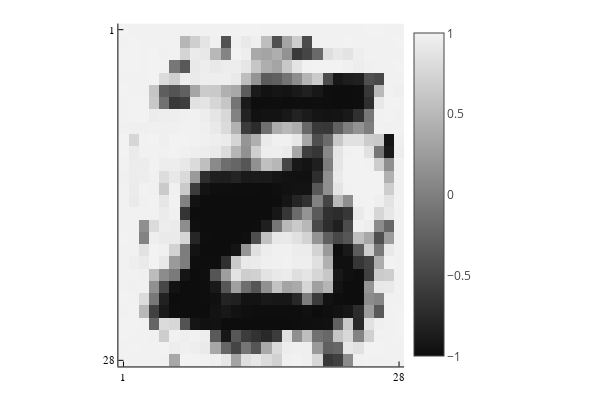

Notebook code for this chart:
### Code cell
using MIRTjim: jim

jim(model[:dec](randn(Float32, 8)))

### Figure 1 — Plotly figure (JSON) as saved in the notebook; plotly's stock layout.template omitted (floating-point values rounded to 4 significant figures; data arrays with more than 128 entries replaced by an {"elided": "..."} marker saying what was removed)
{"data": [{"colorbar": {"len": 0.9525, "title": "", "x": 0.6736, "y": 0.5139}, "colorscale": [[0, "rgba(13, 13, 13, 1.000)"], [1, "rgba(242, 242, 242, 1.000)"]], "name": "y1", "showlegend": false, "showscale": true, "transpose": false, "type": "heatmap", "x": [0.5, 1.5, 2.5, 3.5, 4.5, 5.5, 6.5, 7.5, 8.5, 9.5, 10.5, 11.5, 12.5, 13.5, 14.5, 15.5, 16.5, 17.5, 18.5, 19.5, 20.5, 21.5, 22.5, 23.5, 24.5, 25.5, 26.5, 27.5, 28.5], "xaxis": "x", "y": [0.5, 1.5, 2.5, 3.5, 4.5, 5.5, 6.5, 7.5, 8.5, 9.5, 10.5, 11.5, 12.5, 13.5, 14.5, 15.5, 16.5, 17.5, 18.5, 19.5, 20.5, 21.5, 22.5, 23.5, 24.5, 25.5, 26.5, 27.5, 28.5], "yaxis": "y", "z": {"elided": "28x28 float values"}, "zmax": 1.0, "zmin": -1.0}], "layout": {"annotations": [], "height": 400, "legend": {"bgcolor": "rgba(255, 255, 255, 1.000)", "bordercolor": "rgba(0, 0, 0, 1.000)", "borderwidth": 1, "font": {"color": "rgba(0, 0, 0, 1.000)", "family": "sans-serif", "size": 11}, "title": {"font": {"color": "rgba(0, 0, 0, 1.000)", "family": "sans-serif", "size": 15}, "text": ""}, "tracegroupgap": 0, "traceorder": "normal", "x": 1, "xanchor": "auto", "y": 1, "yanchor": "auto"}, "margin": {"b": 20, "l": 0, "r": 0, "t": 20}, "paper_bgcolor": "rgba(255, 255, 255, 1.000)", "plot_bgcolor": "rgba(255, 255, 255, 1.000)", "showlegend": true, "width": 600, "xaxis": {"anchor": "y", "domain": [0.1973, 0.6736], "gridcolor": "rgba(0, 0, 0, 0.100)", "gridwidth": 0.5, "linecolor": "rgba(0, 0, 0, 1.000)", "mirror": false, "range": [0.5, 28.5], "showgrid": true, "showline": true, "showticklabels": true, "tickangle": 0, "tickcolor": "rgb(0, 0, 0)", "tickfont": {"color": "rgba(0, 0, 0, 1.000)", "family": "sans-serif", "size": 11}, "tickmode": "array", "ticks": "inside", "ticktext": ["1", "28"], "tickvals": [1, 28], "title": "", "titlefont": {"color": "rgba(0, 0, 0, 1.000)", "family": "sans-serif", "size": 15}, "type": "-", "visible": true, "zeroline": false, "zerolinecolor": "rgba(0, 0, 0, 1.000)"}, "yaxis": {"anchor": "x", "domain": [0.03762, 0.9902], "gridcolor": "rgba(0, 0, 0, 0.100)", "gridwidth": 0.5, "linecolor": "rgba(0, 0, 0, 1.000)", "mirror": false, "range": [28.5, 0.5], "showgrid": true, "showline": true, "showticklabels": true, "tickangle": 0, "tickcolor": "rgb(0, 0, 0)", "tickfont": {"color": "rgba(0, 0, 0, 1.000)", "family": "sans-serif", "size": 11}, "tickmode": "array", "ticks": "inside", "ticktext": ["1", "28"], "tickvals": [1, 28], "title": "", "titlefont": {"color": "rgba(0, 0, 0, 1.000)", "family": "sans-serif", "size": 15}, "type": "-", "visible": true, "zeroline": false, "zerolinecolor": "rgba(0, 0, 0, 1.000)"}}}
